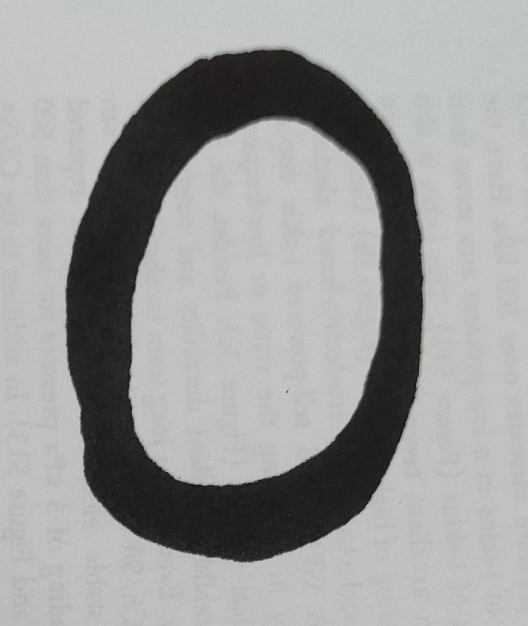
#> input picture 0.jpg, 1056 x 1252 px (shown at 1/2 size)
$ python img_deal.py
#> lines starting #> are read from the running program, lines starting #| are printed output that depends on the picture; after the words box and inside, x2 and y2 are one past the last pixel; in counts of white or black regions, pixels touching at a corner belong together
import cv2
import numpy as np
np.set_printoptions(threshold=np.inf)

img = cv2.imread('0.jpg')
#> img is the input picture: shape (1252, 1056, 3); mean B, G, R 156.2, 157.6, 156.8
imgray = cv2.cvtColor(img, cv2.COLOR_BGR2GRAY)
cv2.imshow('原始图', imgray)
# print(np.array(imgray))
ret, img = cv2.threshold(imgray, 127, 255, cv2.THRESH_BINARY)
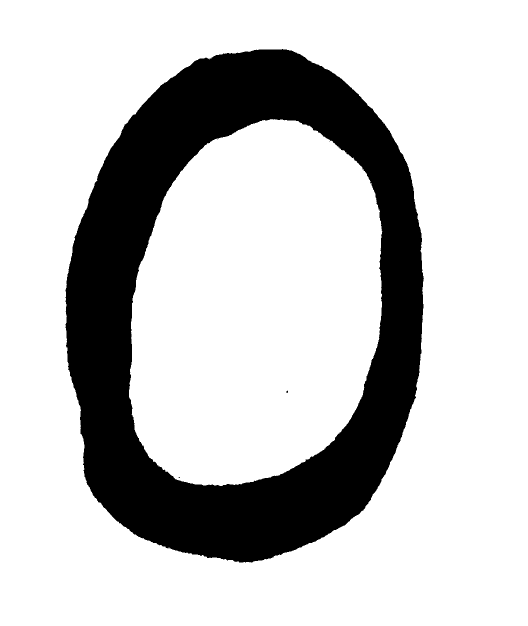
#> img: shape (1252, 1056) (shown at 1/2 size); 77.7% white; 4 black regions (3 under 20 px), largest, box (x1, y1, x2, y2) and area: (131, 98, 848, 1125) 295121
# cv2.imshow('二值化', img)
img = cv2.bitwise_not(img)
# cv2.imshow('反转颜色', img)


kernel = cv2.getStructuringElement(cv2.MORPH_RECT, (5, 5))
dst = cv2.dilate(img, kernel=kernel)
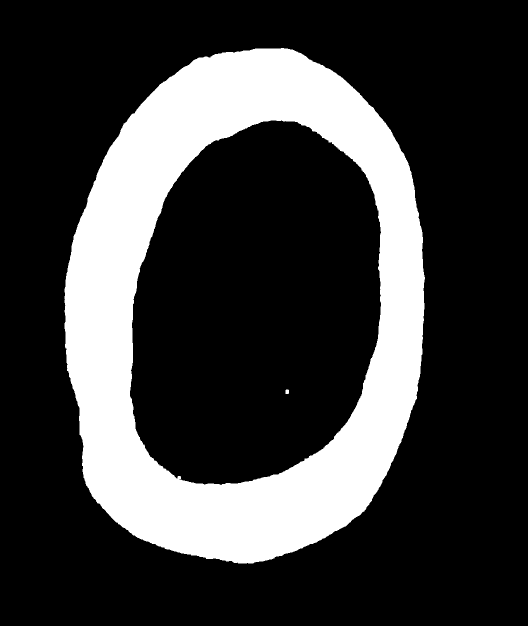
#> dst: shape (1252, 1056) (shown at 1/2 size); 23.3% white; 2 white regions
# cv2.imshow("dilate_demo", dst)


 #轮廓
contours,hierarchy = cv2.findContours(dst,cv2.RETR_EXTERNAL,cv2.CHAIN_APPROX_SIMPLE)
#> contours = 1 contour; box (x1, y1, x2, y2) and area: (129, 96, 850, 1127) 599474
print("number of contours:%d" % len(contours))
#| number of contours:1
cv2.drawContours(dst, contours, -1, (0, 255, 255), 2)
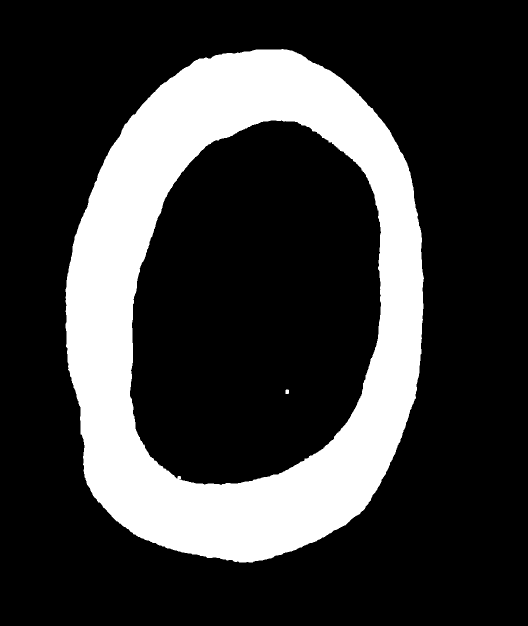
#> dst: shape (1252, 1056) (shown at 1/2 size); 22.8% white; 2 white regions, box (x1, y1, x2, y2) and area: (131, 98, 848, 1125) 301343, (571, 779, 578, 788) 60

#找到最大区域并填充
area = []
for i in range(len(contours)):
    area.append(cv2.contourArea(contours[i]))
#> this loop made 1 pass
#> after the loop, area = [599473.5]
max_idx = np.argmax(area)
#> max_idx = 0
for i in range(len(contours)):
    if i != max_idx:
        cv2.fillConvexPoly(dst, contours[i], 0)
# cv2.imshow('去除小连通域', img)


res = cv2.resize(img, (28, 28), interpolation=cv2.INTER_CUBIC)
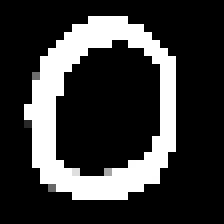
#> res: shape (28, 28) (shown 8 times larger); min 0, max 255, mean 56.8
cv2.imshow('图片尺寸修改', res)
cv2.imwrite('final_0.bmp', res)
print(np.array(res).shape)
#| (28, 28)


cv2.waitKey(10000)

$ run again, with 1.jpg copied over 0.jpg
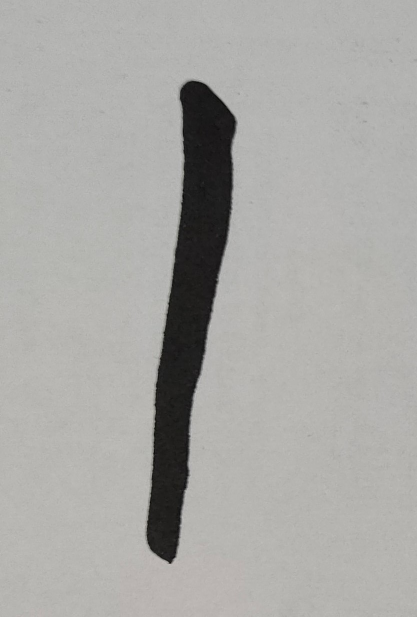
#> input picture 1.jpg, 834 x 1233 px (shown at 1/2 size)
#> img is the input picture: shape (1233, 834, 3); mean B, G, R 165.3, 168.2, 168.9
#> contours = 1 contour; box (x1, y1, x2, y2) and area: (290, 159, 477, 1130) 84842
#| number of contours:1
#> `cv2.drawContours(dst, contours, -1, (0, 255, 255), 2)`:
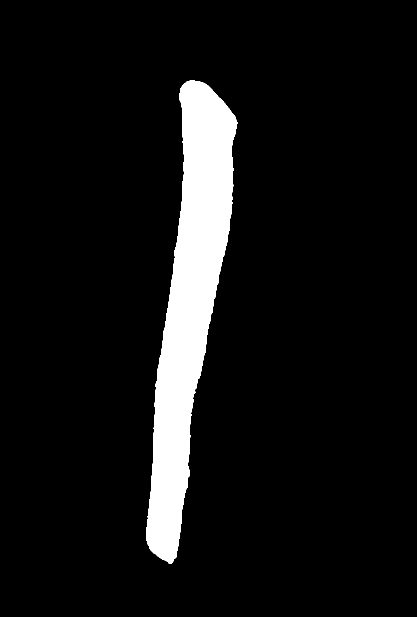
#> dst: shape (1233, 834) (shown at 1/2 size); 7.9% white; 1 white region, box (x1, y1, x2, y2) and area: (292, 161, 475, 1128) 81431
#> the loop `for i in range(len(contours)):` made 1 pass
#> after the loop `for i in range(len(contours)):`: area = [84842]
#> max_idx = 0
#> `res = cv2.resize(img, (28, 28), interpolation=cv2.INTER_CUBIC)`:
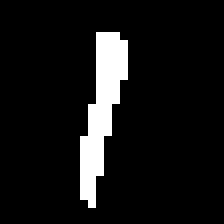
#> res: shape (28, 28) (shown 8 times larger); 8.4% white; 1 white region, box (x1, y1, x2, y2) and area: (10, 4, 16, 26) 66
#| (28, 28)

$ run again, with 2.jpg copied over 0.jpg
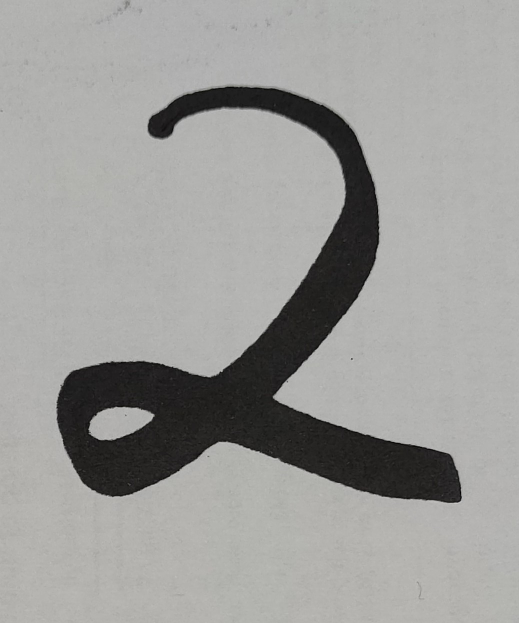
#> input picture 2.jpg, 1038 x 1246 px (shown at 1/2 size)
#> img is the input picture: shape (1246, 1038, 3); mean B, G, R 154.4, 156.7, 156.9
#> contours = 5 contours, 1 with area under 20; largest, box (x1, y1, x2, y2) and area: (111, 170, 926, 1008) 205156, (249, 1, 261, 12) 85, (700, 714, 708, 722) 46, (413, 910, 420, 916) 30
#| number of contours:5
#> `cv2.drawContours(dst, contours, -1, (0, 255, 255), 2)`:
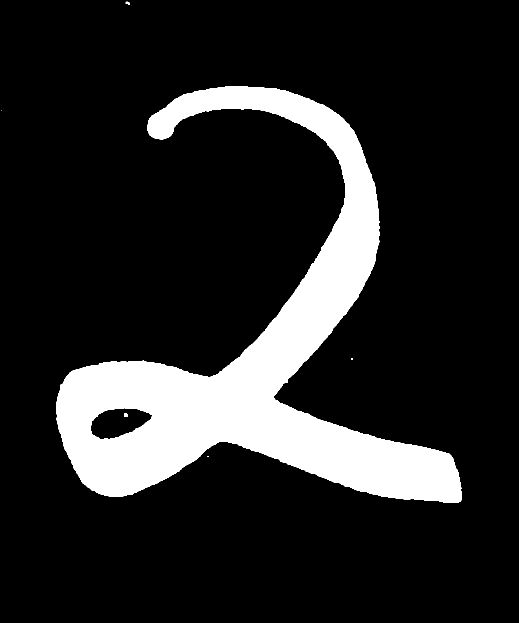
#> dst: shape (1246, 1038) (shown at 1/2 size); 14.9% white; 6 white regions (3 under 20 px), largest, box (x1, y1, x2, y2) and area: (113, 172, 924, 1006) 193156, (248, 827, 255, 834) 47, (251, 3, 259, 10) 34
#> the loop `for i in range(len(contours)):` made 5 passes
#> after the loop `for i in range(len(contours)):`: area = [30, 46, 16, 205155.5, 85]
#> max_idx = 3
#> `res = cv2.resize(img, (28, 28), interpolation=cv2.INTER_CUBIC)`:
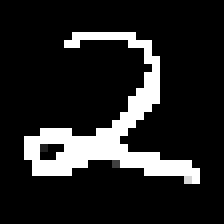
#> res: shape (28, 28) (shown 8 times larger); min 0, max 255, mean 36.5
#| (28, 28)

$ run again, with 3.jpg copied over 0.jpg
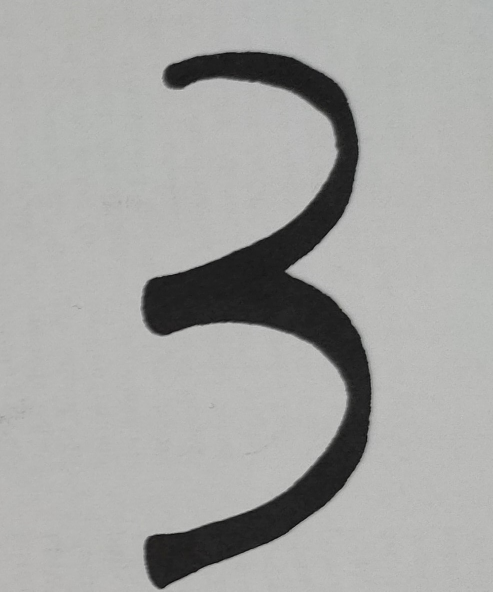
#> input picture 3.jpg, 986 x 1183 px (shown at 1/2 size)
#> img is the input picture: shape (1183, 986, 3); mean B, G, R 163.2, 165, 164.8
#> contours = 1 contour; box (x1, y1, x2, y2) and area: (280, 100, 746, 1181) 152686
#| number of contours:1
#> `cv2.drawContours(dst, contours, -1, (0, 255, 255), 2)`:
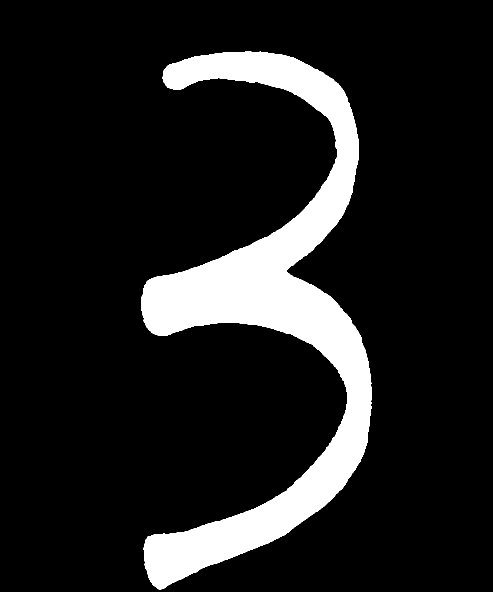
#> dst: shape (1183, 986) (shown at 1/2 size); 12.5% white; 1 white region, box (x1, y1, x2, y2) and area: (282, 102, 744, 1179) 145854
#> the loop `for i in range(len(contours)):` made 1 pass
#> after the loop `for i in range(len(contours)):`: area = [152686.5]
#> max_idx = 0
#> `res = cv2.resize(img, (28, 28), interpolation=cv2.INTER_CUBIC)`:
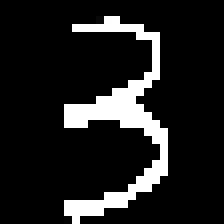
#> res: shape (28, 28) (shown 8 times larger); min 0, max 255, mean 31.6
#| (28, 28)
